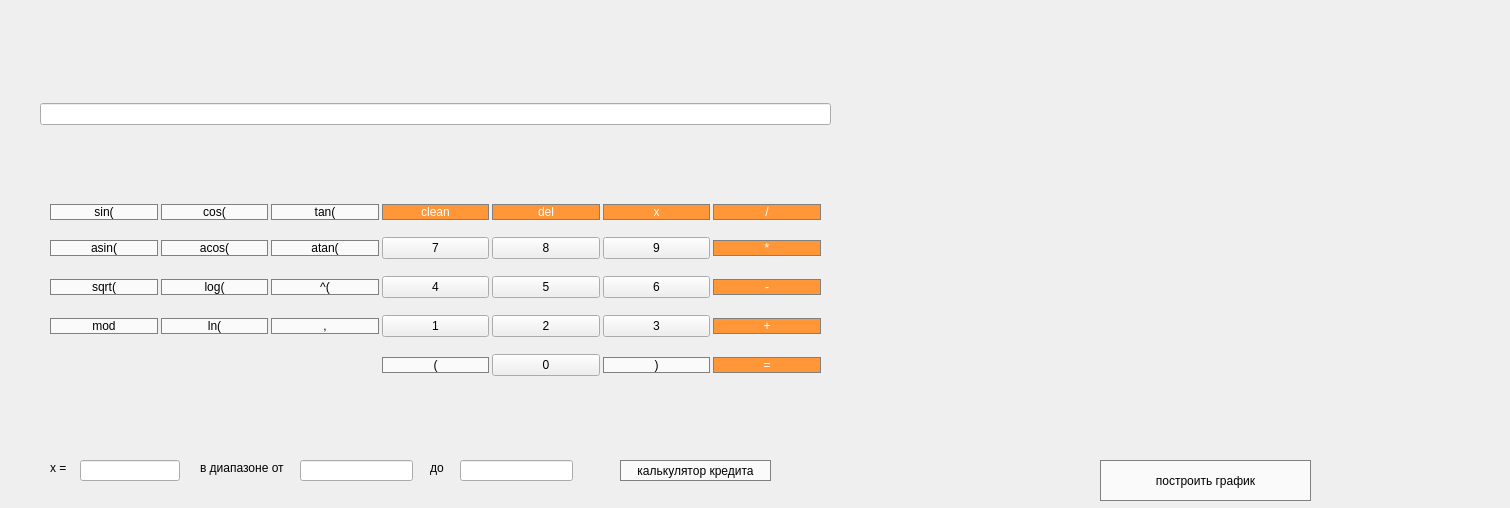
<?xml version="1.0" encoding="UTF-8"?>
<ui version="4.0">
 <class>MainWindow</class>
 <widget class="QMainWindow" name="MainWindow">
  <property name="geometry">
   <rect>
    <x>0</x>
    <y>0</y>
    <width>1510</width>
    <height>508</height>
   </rect>
  </property>
  <property name="minimumSize">
   <size>
    <width>0</width>
    <height>0</height>
   </size>
  </property>
  <property name="maximumSize">
   <size>
    <width>99999</width>
    <height>99999</height>
   </size>
  </property>
  <property name="windowTitle">
   <string>MainWindow</string>
  </property>
  <widget class="QWidget" name="centralwidget">
   <widget class="QWidget" name="verticalLayoutWidget">
    <property name="geometry">
     <rect>
      <x>40</x>
      <y>40</y>
      <width>791</width>
      <height>411</height>
     </rect>
    </property>
    <layout class="QVBoxLayout" name="verticalLayout">
     <item>
      <widget class="QLineEdit" name="lineEdit">
       <property name="sizePolicy">
        <sizepolicy hsizetype="Expanding" vsizetype="Fixed">
         <horstretch>3</horstretch>
         <verstretch>0</verstretch>
        </sizepolicy>
       </property>
       <property name="readOnly">
        <bool>true</bool>
       </property>
      </widget>
     </item>
     <item>
      <layout class="QGridLayout" name="gridLayout" rowstretch="25,0,0,0,0">
       <property name="sizeConstraint">
        <enum>QLayout::SetDefaultConstraint</enum>
       </property>
       <property name="leftMargin">
        <number>10</number>
       </property>
       <property name="topMargin">
        <number>10</number>
       </property>
       <property name="rightMargin">
        <number>10</number>
       </property>
       <property name="bottomMargin">
        <number>10</number>
       </property>
       <property name="horizontalSpacing">
        <number>3</number>
       </property>
       <property name="verticalSpacing">
        <number>17</number>
       </property>
       <item row="1" column="0">
        <widget class="QPushButton" name="but_19">
         <property name="styleSheet">
          <string notr="true">QPushButton {
  background-color: rgb(250, 250,  250);
  color: black;
  border-radius:35px;
  border: 1px solid gray;
}
QPushButton:pressed {
    background-color: qlineargradient(x1: 0, y1: 0, x2: 0, y2: 1,
                                      stop: 0 #BEBEBE, stop: 1 #D7D7D7);
}         </string>
         </property>
         <property name="text">
          <string>asin(</string>
         </property>
         <property name="shortcut">
          <string>Shift+S</string>
         </property>
         <attribute name="buttonGroup">
          <string notr="true">all_btns</string>
         </attribute>
        </widget>
       </item>
       <item row="2" column="1">
        <widget class="QPushButton" name="but_15">
         <property name="styleSheet">
          <string notr="true">QPushButton {
  background-color: rgb(250, 250,  250);
  color: black;
  border-radius:35px;
  border: 1px solid gray;
}
QPushButton:pressed {
    background-color: qlineargradient(x1: 0, y1: 0, x2: 0, y2: 1,
                                      stop: 0 #BEBEBE, stop: 1 #D7D7D7);
}         </string>
         </property>
         <property name="text">
          <string>log(</string>
         </property>
         <property name="shortcut">
          <string>L</string>
         </property>
         <attribute name="buttonGroup">
          <string notr="true">all_btns</string>
         </attribute>
        </widget>
       </item>
       <item row="0" column="0">
        <widget class="QPushButton" name="but_2">
         <property name="styleSheet">
          <string notr="true">QPushButton {
  background-color: rgb(250, 250,  250);
  color: black;
  border-radius:35px;
  border: 1px solid gray;
}
QPushButton:pressed {
    background-color: qlineargradient(x1: 0, y1: 0, x2: 0, y2: 1,
                                      stop: 0 #BEBEBE, stop: 1 #D7D7D7);
}         </string>
         </property>
         <property name="text">
          <string>sin(</string>
         </property>
         <property name="shortcut">
          <string>S</string>
         </property>
         <attribute name="buttonGroup">
          <string notr="true">all_btns</string>
         </attribute>
        </widget>
       </item>
       <item row="3" column="0">
        <widget class="QPushButton" name="pushButton_6">
         <property name="styleSheet">
          <string notr="true">QPushButton {
  background-color: rgb(250, 250,  250);
  color: black;
  border-radius:35px;
  border: 1px solid gray;
}
QPushButton:pressed {
    background-color: qlineargradient(x1: 0, y1: 0, x2: 0, y2: 1,
                                      stop: 0 #BEBEBE, stop: 1 #D7D7D7);
}         </string>
         </property>
         <property name="text">
          <string>mod</string>
         </property>
         <property name="shortcut">
          <string>M</string>
         </property>
         <attribute name="buttonGroup">
          <string notr="true">all_btns</string>
         </attribute>
        </widget>
       </item>
       <item row="2" column="0">
        <widget class="QPushButton" name="but_17">
         <property name="styleSheet">
          <string notr="true">QPushButton {
  background-color: rgb(250, 250,  250);
  color: black;
  border-radius:35px;
  border: 1px solid gray;
}
QPushButton:pressed {
    background-color: qlineargradient(x1: 0, y1: 0, x2: 0, y2: 1,
                                      stop: 0 #BEBEBE, stop: 1 #D7D7D7);
}         </string>
         </property>
         <property name="text">
          <string>sqrt(</string>
         </property>
         <property name="shortcut">
          <string>Q</string>
         </property>
         <attribute name="buttonGroup">
          <string notr="true">all_btns</string>
         </attribute>
        </widget>
       </item>
       <item row="3" column="1">
        <widget class="QPushButton" name="but_16">
         <property name="styleSheet">
          <string notr="true">QPushButton {
  background-color: rgb(250, 250,  250);
  color: black;
  border-radius:35px;
  border: 1px solid gray;
}
QPushButton:pressed {
    background-color: qlineargradient(x1: 0, y1: 0, x2: 0, y2: 1,
                                      stop: 0 #BEBEBE, stop: 1 #D7D7D7);
}         </string>
         </property>
         <property name="text">
          <string>ln(</string>
         </property>
         <property name="shortcut">
          <string>L</string>
         </property>
         <attribute name="buttonGroup">
          <string notr="true">all_btns</string>
         </attribute>
        </widget>
       </item>
       <item row="4" column="6">
        <widget class="QPushButton" name="pushButton_8">
         <property name="styleSheet">
          <string notr="true">QPushButton {
  background-color: rgb(255, 151, 57);
  color: white; 
  border-radius:35px;
  border: 1px solid gray;
}

QPushButton:pressed {
    background-color: qlineargradient(x1: 0, y1: 0, x2: 0, y2: 1,
                                      stop: 0 #FF7832, stop: 1 #FF9739);
}          </string>
         </property>
         <property name="text">
          <string>=</string>
         </property>
         <property name="shortcut">
          <string>=</string>
         </property>
         <attribute name="buttonGroup">
          <string notr="true">all_btns</string>
         </attribute>
        </widget>
       </item>
       <item row="1" column="6">
        <widget class="QPushButton" name="but_7">
         <property name="styleSheet">
          <string notr="true">QPushButton {
  background-color: rgb(255, 151, 57);
  color: white; 
  border-radius:35px;
  border: 1px solid gray;
}

QPushButton:pressed {
    background-color: qlineargradient(x1: 0, y1: 0, x2: 0, y2: 1,
                                      stop: 0 #FF7832, stop: 1 #FF9739);
}          </string>
         </property>
         <property name="text">
          <string>*</string>
         </property>
         <property name="shortcut">
          <string>*</string>
         </property>
         <attribute name="buttonGroup">
          <string notr="true">all_btns</string>
         </attribute>
        </widget>
       </item>
       <item row="2" column="6">
        <widget class="QPushButton" name="but_3">
         <property name="styleSheet">
          <string notr="true">QPushButton {
  background-color: rgb(255, 151, 57);
  color: white; 
  border-radius:35px;
  border: 1px solid gray;
}

QPushButton:pressed {
    background-color: qlineargradient(x1: 0, y1: 0, x2: 0, y2: 1,
                                      stop: 0 #FF7832, stop: 1 #FF9739);
}          </string>
         </property>
         <property name="text">
          <string>-</string>
         </property>
         <property name="shortcut">
          <string>-</string>
         </property>
         <attribute name="buttonGroup">
          <string notr="true">all_btns</string>
         </attribute>
        </widget>
       </item>
       <item row="3" column="6">
        <widget class="QPushButton" name="but_9">
         <property name="styleSheet">
          <string notr="true">QPushButton {
  background-color: rgb(255, 151, 57);
  color: white; 
  border-radius:35px;
  border: 1px solid gray;
}

QPushButton:pressed {
    background-color: qlineargradient(x1: 0, y1: 0, x2: 0, y2: 1,
                                      stop: 0 #FF7832, stop: 1 #FF9739);
}          </string>
         </property>
         <property name="text">
          <string>+</string>
         </property>
         <property name="shortcut">
          <string>+</string>
         </property>
         <attribute name="buttonGroup">
          <string notr="true">all_btns</string>
         </attribute>
        </widget>
       </item>
       <item row="0" column="6">
        <widget class="QPushButton" name="but_10">
         <property name="styleSheet">
          <string notr="true">QPushButton {
  background-color: rgb(255, 151, 57);
  color: white; 
  border-radius:35px;
  border: 1px solid gray;
}

QPushButton:pressed {
    background-color: qlineargradient(x1: 0, y1: 0, x2: 0, y2: 1,
                                      stop: 0 #FF7832, stop: 1 #FF9739);
}          </string>
         </property>
         <property name="text">
          <string>/</string>
         </property>
         <property name="shortcut">
          <string>/</string>
         </property>
         <attribute name="buttonGroup">
          <string notr="true">all_btns</string>
         </attribute>
        </widget>
       </item>
       <item row="0" column="5">
        <widget class="QPushButton" name="pushButton_7">
         <property name="styleSheet">
          <string notr="true">QPushButton {
  background-color: rgb(255, 151, 57);
  color: white; 
  border-radius:35px;
  border: 1px solid gray;
}

QPushButton:pressed {
    background-color: qlineargradient(x1: 0, y1: 0, x2: 0, y2: 1,
                                      stop: 0 #FF7832, stop: 1 #FF9739);
}          </string>
         </property>
         <property name="text">
          <string>x</string>
         </property>
         <property name="shortcut">
          <string>X</string>
         </property>
         <attribute name="buttonGroup">
          <string notr="true">all_btns</string>
         </attribute>
        </widget>
       </item>
       <item row="1" column="5">
        <widget class="QPushButton" name="pushButton_12">
         <property name="text">
          <string>9</string>
         </property>
         <property name="shortcut">
          <string>9</string>
         </property>
         <attribute name="buttonGroup">
          <string notr="true">all_btns</string>
         </attribute>
        </widget>
       </item>
       <item row="2" column="5">
        <widget class="QPushButton" name="pushButton_2">
         <property name="text">
          <string>6</string>
         </property>
         <property name="shortcut">
          <string>6</string>
         </property>
         <attribute name="buttonGroup">
          <string notr="true">all_btns</string>
         </attribute>
        </widget>
       </item>
       <item row="3" column="5">
        <widget class="QPushButton" name="pushButton_9">
         <property name="text">
          <string>3</string>
         </property>
         <property name="shortcut">
          <string>3</string>
         </property>
         <attribute name="buttonGroup">
          <string notr="true">all_btns</string>
         </attribute>
        </widget>
       </item>
       <item row="3" column="4">
        <widget class="QPushButton" name="pushButton_10">
         <property name="text">
          <string>2</string>
         </property>
         <property name="shortcut">
          <string>2</string>
         </property>
         <attribute name="buttonGroup">
          <string notr="true">all_btns</string>
         </attribute>
        </widget>
       </item>
       <item row="2" column="4">
        <widget class="QPushButton" name="pushButton_4">
         <property name="text">
          <string>5</string>
         </property>
         <property name="shortcut">
          <string>5</string>
         </property>
         <attribute name="buttonGroup">
          <string notr="true">all_btns</string>
         </attribute>
        </widget>
       </item>
       <item row="1" column="4">
        <widget class="QPushButton" name="pushButton_3">
         <property name="text">
          <string>8</string>
         </property>
         <property name="shortcut">
          <string>8</string>
         </property>
         <attribute name="buttonGroup">
          <string notr="true">all_btns</string>
         </attribute>
        </widget>
       </item>
       <item row="1" column="3">
        <widget class="QPushButton" name="pushButton">
         <property name="text">
          <string>7</string>
         </property>
         <property name="shortcut">
          <string>7</string>
         </property>
         <attribute name="buttonGroup">
          <string notr="true">all_btns</string>
         </attribute>
        </widget>
       </item>
       <item row="2" column="3">
        <widget class="QPushButton" name="pushButton_5">
         <property name="text">
          <string>4</string>
         </property>
         <property name="shortcut">
          <string>4</string>
         </property>
         <attribute name="buttonGroup">
          <string notr="true">all_btns</string>
         </attribute>
        </widget>
       </item>
       <item row="3" column="3">
        <widget class="QPushButton" name="but_1">
         <property name="text">
          <string>1</string>
         </property>
         <property name="shortcut">
          <string>1</string>
         </property>
         <attribute name="buttonGroup">
          <string notr="true">all_btns</string>
         </attribute>
        </widget>
       </item>
       <item row="3" column="2">
        <widget class="QPushButton" name="pushButton_11">
         <property name="styleSheet">
          <string notr="true">QPushButton {
  background-color: rgb(250, 250,  250);
  color: black;
  border-radius:35px;
  border: 1px solid gray;
}
QPushButton:pressed {
    background-color: qlineargradient(x1: 0, y1: 0, x2: 0, y2: 1,
                                      stop: 0 #BEBEBE, stop: 1 #D7D7D7);
}         </string>
         </property>
         <property name="text">
          <string>,</string>
         </property>
         <property name="shortcut">
          <string>,</string>
         </property>
         <attribute name="buttonGroup">
          <string notr="true">all_btns</string>
         </attribute>
        </widget>
       </item>
       <item row="4" column="5">
        <widget class="QPushButton" name="but_8">
         <property name="styleSheet">
          <string notr="true">QPushButton {
  background-color: rgb(250, 250,  250);
  color: black;
  border-radius:35px;
  border: 1px solid gray;
}
QPushButton:pressed {
    background-color: qlineargradient(x1: 0, y1: 0, x2: 0, y2: 1,
                                      stop: 0 #BEBEBE, stop: 1 #D7D7D7);
}         </string>
         </property>
         <property name="text">
          <string>)</string>
         </property>
         <property name="shortcut">
          <string>)</string>
         </property>
         <attribute name="buttonGroup">
          <string notr="true">all_btns</string>
         </attribute>
        </widget>
       </item>
       <item row="4" column="4">
        <widget class="QPushButton" name="but_0">
         <property name="text">
          <string>0</string>
         </property>
         <property name="shortcut">
          <string>0</string>
         </property>
         <attribute name="buttonGroup">
          <string notr="true">all_btns</string>
         </attribute>
        </widget>
       </item>
       <item row="4" column="3">
        <widget class="QPushButton" name="but_6">
         <property name="styleSheet">
          <string notr="true">QPushButton {
  background-color: rgb(250, 250,  250);
  color: black;
  border-radius:35px;
  border: 1px solid gray;
}
QPushButton:pressed {
    background-color: qlineargradient(x1: 0, y1: 0, x2: 0, y2: 1,
                                      stop: 0 #BEBEBE, stop: 1 #D7D7D7);
}         </string>
         </property>
         <property name="text">
          <string>(</string>
         </property>
         <property name="shortcut">
          <string>(</string>
         </property>
         <attribute name="buttonGroup">
          <string notr="true">all_btns</string>
         </attribute>
        </widget>
       </item>
       <item row="0" column="4">
        <widget class="QPushButton" name="but_13">
         <property name="styleSheet">
          <string notr="true">QPushButton {
  background-color: rgb(255, 151, 57);
  color: white; 
  border-radius:35px;
  border: 1px solid gray;
}

QPushButton:pressed {
    background-color: qlineargradient(x1: 0, y1: 0, x2: 0, y2: 1,
                                      stop: 0 #FF7832, stop: 1 #FF9739);
}          </string>
         </property>
         <property name="text">
          <string>del</string>
         </property>
         <property name="shortcut">
          <string>Backspace</string>
         </property>
         <attribute name="buttonGroup">
          <string notr="true">all_btns</string>
         </attribute>
        </widget>
       </item>
       <item row="0" column="3">
        <widget class="QPushButton" name="but_14">
         <property name="styleSheet">
          <string notr="true">QPushButton {
  background-color: rgb(255, 151, 57);
  color: white; 
  border-radius:35px;
  border: 1px solid gray;
}

QPushButton:pressed {
    background-color: qlineargradient(x1: 0, y1: 0, x2: 0, y2: 1,
                                      stop: 0 #FF7832, stop: 1 #FF9739);
}          </string>
         </property>
         <property name="text">
          <string>clean</string>
         </property>
         <property name="shortcut">
          <string>Shift+Backspace</string>
         </property>
         <attribute name="buttonGroup">
          <string notr="true">all_btns</string>
         </attribute>
        </widget>
       </item>
       <item row="1" column="1">
        <widget class="QPushButton" name="but_20">
         <property name="styleSheet">
          <string notr="true">QPushButton {
  background-color: rgb(250, 250,  250);
  color: black;
  border-radius:35px;
  border: 1px solid gray;
}
QPushButton:pressed {
    background-color: qlineargradient(x1: 0, y1: 0, x2: 0, y2: 1,
                                      stop: 0 #BEBEBE, stop: 1 #D7D7D7);
}         </string>
         </property>
         <property name="text">
          <string>acos(</string>
         </property>
         <property name="shortcut">
          <string>Shift+C</string>
         </property>
         <attribute name="buttonGroup">
          <string notr="true">all_btns</string>
         </attribute>
        </widget>
       </item>
       <item row="0" column="1">
        <widget class="QPushButton" name="but_5">
         <property name="styleSheet">
          <string notr="true">QPushButton {
  background-color: rgb(250, 250,  250);
  color: black;
  border-radius:35px;
  border: 1px solid gray;
}
QPushButton:pressed {
    background-color: qlineargradient(x1: 0, y1: 0, x2: 0, y2: 1,
                                      stop: 0 #BEBEBE, stop: 1 #D7D7D7);
}         </string>
         </property>
         <property name="text">
          <string>cos(</string>
         </property>
         <property name="shortcut">
          <string>C</string>
         </property>
         <attribute name="buttonGroup">
          <string notr="true">all_btns</string>
         </attribute>
        </widget>
       </item>
       <item row="0" column="2">
        <widget class="QPushButton" name="but_4">
         <property name="styleSheet">
          <string notr="true">QPushButton {
  background-color: rgb(250, 250,  250);
  color: black;
  border-radius:35px;
  border: 1px solid gray;
}
QPushButton:pressed {
    background-color: qlineargradient(x1: 0, y1: 0, x2: 0, y2: 1,
                                      stop: 0 #BEBEBE, stop: 1 #D7D7D7);
}         </string>
         </property>
         <property name="text">
          <string>tan(</string>
         </property>
         <property name="shortcut">
          <string>T</string>
         </property>
         <attribute name="buttonGroup">
          <string notr="true">all_btns</string>
         </attribute>
        </widget>
       </item>
       <item row="1" column="2">
        <widget class="QPushButton" name="but_18">
         <property name="styleSheet">
          <string notr="true">QPushButton {
  background-color: rgb(250, 250,  250);
  color: black;
  border-radius:35px;
  border: 1px solid gray;
}
QPushButton:pressed {
    background-color: qlineargradient(x1: 0, y1: 0, x2: 0, y2: 1,
                                      stop: 0 #BEBEBE, stop: 1 #D7D7D7);
}         </string>
         </property>
         <property name="text">
          <string>atan(</string>
         </property>
         <property name="shortcut">
          <string>Shift+T</string>
         </property>
         <attribute name="buttonGroup">
          <string notr="true">all_btns</string>
         </attribute>
        </widget>
       </item>
       <item row="2" column="2">
        <widget class="QPushButton" name="but_11">
         <property name="styleSheet">
          <string notr="true">QPushButton {
  background-color: rgb(250, 250,  250);
  color: black;
  border-radius:35px;
  border: 1px solid gray;
}
QPushButton:pressed {
    background-color: qlineargradient(x1: 0, y1: 0, x2: 0, y2: 1,
                                      stop: 0 #BEBEBE, stop: 1 #D7D7D7);
}         </string>
         </property>
         <property name="text">
          <string>^(</string>
         </property>
         <property name="shortcut">
          <string>^</string>
         </property>
         <attribute name="buttonGroup">
          <string notr="true">all_btns</string>
         </attribute>
        </widget>
       </item>
      </layout>
     </item>
    </layout>
   </widget>
   <widget class="QLabel" name="label">
    <property name="geometry">
     <rect>
      <x>50</x>
      <y>460</y>
      <width>58</width>
      <height>16</height>
     </rect>
    </property>
    <property name="text">
     <string>x = </string>
    </property>
   </widget>
   <widget class="QLineEdit" name="xValue">
    <property name="geometry">
     <rect>
      <x>80</x>
      <y>460</y>
      <width>100</width>
      <height>21</height>
     </rect>
    </property>
    <property name="maximumSize">
     <size>
      <width>100</width>
      <height>16777215</height>
     </size>
    </property>
    <property name="inputMask">
     <string/>
    </property>
    <property name="text">
     <string/>
    </property>
    <property name="readOnly">
     <bool>false</bool>
    </property>
   </widget>
   <widget class="QPushButton" name="pushButton_13">
    <property name="geometry">
     <rect>
      <x>1100</x>
      <y>460</y>
      <width>211</width>
      <height>41</height>
     </rect>
    </property>
    <property name="styleSheet">
     <string notr="true">QPushButton {
  background-color: rgb(250, 250,  250);
  color: black;
  border-radius:35px;
  border: 1px solid gray;
}
QPushButton:pressed {
    background-color: qlineargradient(x1: 0, y1: 0, x2: 0, y2: 1,
                                      stop: 0 #BEBEBE, stop: 1 #D7D7D7);
}         </string>
    </property>
    <property name="text">
     <string>построить график</string>
    </property>
   </widget>
   <widget class="QCustomPlot" name="widget" native="true">
    <property name="geometry">
     <rect>
      <x>890</x>
      <y>50</y>
      <width>601</width>
      <height>391</height>
     </rect>
    </property>
   </widget>
   <widget class="QLineEdit" name="start">
    <property name="geometry">
     <rect>
      <x>300</x>
      <y>460</y>
      <width>113</width>
      <height>21</height>
     </rect>
    </property>
   </widget>
   <widget class="QLineEdit" name="end">
    <property name="geometry">
     <rect>
      <x>460</x>
      <y>460</y>
      <width>113</width>
      <height>21</height>
     </rect>
    </property>
   </widget>
   <widget class="QLabel" name="sta">
    <property name="geometry">
     <rect>
      <x>200</x>
      <y>460</y>
      <width>101</width>
      <height>16</height>
     </rect>
    </property>
    <property name="text">
     <string>в диапазоне от </string>
    </property>
   </widget>
   <widget class="QLabel" name="label_2">
    <property name="geometry">
     <rect>
      <x>430</x>
      <y>460</y>
      <width>58</width>
      <height>16</height>
     </rect>
    </property>
    <property name="text">
     <string>до </string>
    </property>
   </widget>
   <widget class="QPushButton" name="pushButton_14">
    <property name="geometry">
     <rect>
      <x>620</x>
      <y>460</y>
      <width>151</width>
      <height>21</height>
     </rect>
    </property>
    <property name="styleSheet">
     <string notr="true">QPushButton {
  background-color: rgb(250, 250,  250);
  color: black;
  border-radius:35px;
  border: 1px solid gray;
}
QPushButton:pressed {
    background-color: qlineargradient(x1: 0, y1: 0, x2: 0, y2: 1,
                                      stop: 0 #BEBEBE, stop: 1 #D7D7D7);
}         </string>
    </property>
    <property name="text">
     <string>калькулятор кредита</string>
    </property>
   </widget>
  </widget>
 </widget>
 <customwidgets>
  <customwidget>
   <class>QCustomPlot</class>
   <extends>QWidget</extends>
   <header>qcustomplot.h</header>
   <container>1</container>
  </customwidget>
 </customwidgets>
 <resources/>
 <connections/>
 <buttongroups>
  <buttongroup name="all_btns"/>
 </buttongroups>
</ui>
